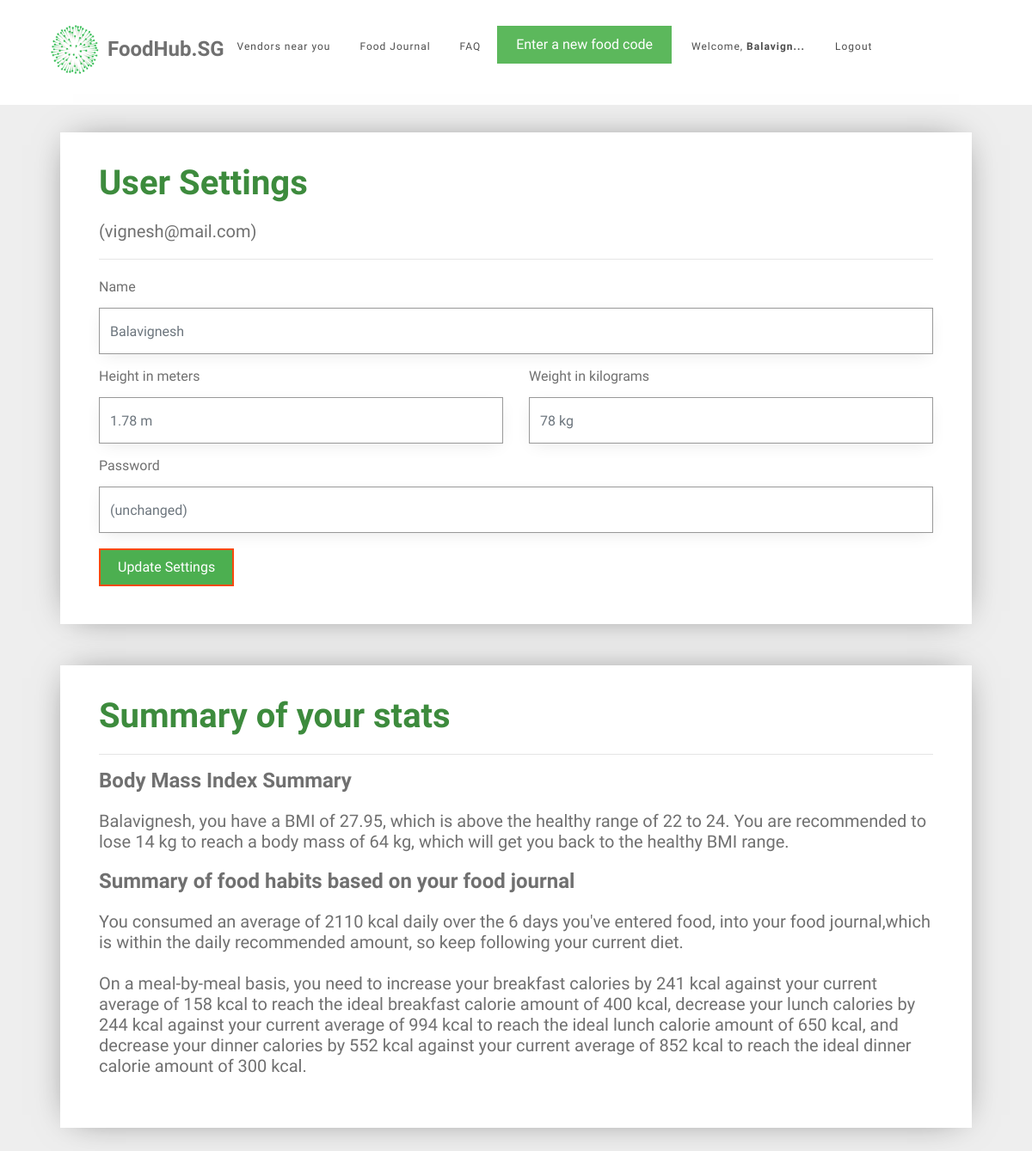
Page /user_settings (signed in) on the committed database.
### tables this page shows
CREATE TABLE user (
  id INTEGER PRIMARY KEY AUTOINCREMENT,
  name TEXT NOT NULL,
  email VARCHAR(512) UNIQUE NOT NULL,
  password TEXT NOT NULL,
  height INTEGER NOT NULL,
  weight INTEGER NOT NULL
);

### foodhubsg/user.py (the view, shortened to what this page needs)
@bp.route('/user_settings', methods=('GET', 'POST'))
@login_required
def user_settings():
    db = get_db()
    food_items = db.execute(
        'SELECT f.id, creator_id, food_name, created, calories, food_code, email'
        ' FROM food_entry f JOIN user u ON f.creator_id = u.id'
        ' WHERE f.creator_id = ? AND DATE(f.created) IN'
        ' (SELECT DISTINCT DATE(created) FROM food_entry ORDER BY datetime(created) DESC LIMIT 6)',
        (g.user['id'],),
    ).fetchall()
    users = db.execute(
        'SELECT id, name, email, password, height, weight'
        ' FROM user'
        ' WHERE id = ?',
        (g.user['id'],),
    ).fetchall()
    for user in users:
        id = user['id']
        name = user['name']
        weight = user['weight']
        height = user['height']
        email = user['email']
        password = user['password']
    bmi = weight / height ** height
    bmi = round(bmi, 2)
    all_dates = []
    food_dates = []
    calories_list = []
    breakfast_list = []
    lunch_list = []
    dinner_list = []
    snack_list = []
    user_average_calories = None
    number_of_days = None
    average_breakfast_calories = None
    average_lunch_calories = None
    average_dinner_calories = None
    average_snack_calories = None
    calories_statement = None
    breakfast_message = None
    lunch_message = None
    dinner_message = None
    snack_message = None
    ideal_weight = weight
    password_placeholder = "(unchanged)"
    if food_items == []:
        food_exists = 0
    else:
        food_exists = 1
    for food in food_items:
        food_date = food['created'].strftime('%d-%m-%y')
        all_dates.append(food_date)
    all_dates = remove_duplicates(all_dates)
    for date in all_dates:
        current_date_food = []
        current_date_calories = []
        for food in food_items:
            if date == food['created'].strftime('%d-%m-%y'):
                current_date_food.append(food)
                current_date_calories.append(food['calories'])
            else:
                continue
        food_dates.append(current_date_food)
        current_date_calories = sum(current_date_calories)
        calories_list.append(current_date_calories)
        number_of_days = len(calories_list)
        user_average_calories = int(sum(calories_list) / number_of_days)
    for food in food_items:
        if 5 <= int(food['created'].strftime('%H')) <= 10:
            breakfast_list.append(food['calories'])
            average_breakfast_calories = sum(breakfast_list) / number_of_days
        elif 11 <= int(food['created'].strftime('%H')) <= 14:
            lunch_list.append(food['calories'])
            average_lunch_calories = sum(lunch_list) / number_of_days
        elif 17 <= int(food['created'].strftime('%H')) <= 22:
            dinner_list.append(food['calories'])
            average_dinner_calories = sum(dinner_list) / number_of_days
        else:
            snack_list.append(food['calories'])
            average_snack_calories = sum(snack_list) / number_of_days
    if bmi < 22:
        while ideal_weight / height ** height < 23:
            ideal_weight = ideal_weight + 1
        lose_weight = ideal_weight - weight
        bmi_statement = "{0}, you have a BMI of {1}, which is below the healthy range of 22 to 24. You are recommended " \
                        "to gain {2} kg to reach a body mass of {3} kg, which will get you back to the healthy BMI range." \
                        .format(name, bmi, lose_weight, ideal_weight)
    elif 22 < bmi < 24:
        bmi_statement = "{0}, you have a BMI of {1}, which is exactly within the healthy BMI range. " \
                        "Keep it up!".format(name, bmi)
    elif bmi > 24:
        while ideal_weight / height ** height > 23:
            ideal_weight = ideal_weight - 1
        lose_weight = weight - ideal_weight
        bmi_statement = "{0}, you have a BMI of {1}, which is above the healthy range of 22 to 24. You are recommended " \
                        "to lose {2} kg to reach a body mass of {3} kg, which will get you back to the healthy BMI range." \
                        .format(name, bmi, lose_weight, ideal_weight)
    if user_average_calories:
        if user_average_calories < 2000:
            calories_statement = "You consumed an average of {0} kcal daily over the last {1} days you've entered food " \
                                 "into your food journal, which is below the daily recommended amount of 2500 kcal."\
                                .format(user_average_calories, number_of_days)
        elif 2000 < user_average_calories < 3000:
            calories_statement = "You consumed an average of {} kcal daily over the  {} days you've entered food, " \
                                 "into your food journal,which is within the daily recommended amount, so keep following your current diet." \
                                .format(user_average_calories, number_of_days)
        elif 2000 < user_average_calories < 3000:
            calories_statement = "You consumed an average of {} kcal daily over the last {} days you've entered food, " \
                                 "which is above the daily recommended amount of 2500 kcal." \
                                .format(user_average_calories, number_of_days)
    if average_breakfast_calories:
        if average_breakfast_calories < 350:
            increase_breakfast = int(400 - average_breakfast_calories)
            breakfast_message = "increase your breakfast calories by {} kcal against your current average of {} kcal " \
                                "to reach the ideal breakfast calorie amount of 400 kcal"\
                                .format(increase_breakfast, int(average_breakfast_calories))
        elif average_breakfast_calories > 500:
            decrease_breakfast = int(average_breakfast_calories - 400)
            breakfast_message = "decrease your breakfast calories by {} kcal against your current average of {} kcal " \
                                "to reach the ideal breakfast calorie amount of 400 kcal"\
                                .format(decrease_breakfast, int(average_breakfast_calories))
    if average_lunch_calories:
        if average_lunch_calories < 650:
            increase_lunch = int(750 - average_lunch_calories)
            lunch_message = "increase your lunch calories by {} kcal against your current average of {} kcal " \
                            "to reach the ideal lunch calorie amount of 650 kcal"\
                            .format(increase_lunch, int(average_lunch_calories))
        elif average_lunch_calories > 850:
            decrease_lunch =  int(average_lunch_calories - 750)
            lunch_message = "decrease your lunch calories by {} kcal against your current average of {} kcal " \
                            "to reach the ideal lunch calorie amount of 650 kcal"\
                            .format(decrease_lunch, int(average_lunch_calories))
    if average_dinner_calories:
        if average_dinner_calories < 275:
            increase_dinner = int(300 - average_dinner_calories)
            dinner_message = "increase your dinner calories by {} kcal against your current average of {} kcal " \
                            "to reach the ideal dinner calorie amount of 300 kcal"\
                            .format(increase_dinner, int(average_dinner_calories))
        elif average_dinner_calories > 350:
            decrease_dinner =  int(average_dinner_calories - 300)
            dinner_message = "decrease your dinner calories by {} kcal against your current average of {} kcal " \
                            "to reach the ideal dinner calorie amount of 300 kcal"\
                            .format(decrease_dinner, int(average_dinner_calories))
    if average_snack_calories:
        if average_snack_calories > 300:
            snack_message = "decrease your out-of-schedule snack intake"
    messages = [breakfast_message, lunch_message, dinner_message, snack_message]
    messages = list(filter(None.__ne__, messages))
    meal_message = "On a meal-by-meal basis, you need to "
    num_messages = len(messages)
    if messages != []:
        for i in range(num_messages):
            if i != num_messages - 2 and i != num_messages - 1:
                meal_message += messages[i] + ", "
            elif i == num_messages - 2:
                meal_message += messages[i] + ", and "
            elif i == num_messages - 1:
                meal_message += messages[i] + "."
    else:
        meal_message += "maintain your current diet because you're consuming the correct amount of calories per meal."
    return render_template('user/user_settings.html',
                           name=name, weight=weight, height=height, email=email, password=password, bmi_statement=bmi_statement,
                           calories_statement=calories_statement, number_of_days=number_of_days,
                           food_exists=food_exists, password_placeholder=password_placeholder, meal_message=meal_message)

### foodhubsg/auth.py (called while the page is built)
def login_required(view):
    @functools.wraps(view)
    def wrapped_view(**kwargs):
        if g.user is None:
            return redirect(url_for('auth.login'))
        return view(**kwargs)
    return wrapped_view

@bp.before_app_request
def load_logged_in_user():
    user_id = session.get('user_id')
    if user_id is None:
        g.user = None
    else:
        g.user = get_db().execute(
            'SELECT * FROM user WHERE id = ?', (user_id,)
        ).fetchone()

### foodhubsg/db.py (called while the page is built)
def get_db():
    if 'db' not in g:
        g.db = sqlite3.connect(
            current_app.config['DATABASE'],
            detect_types=sqlite3.PARSE_DECLTYPES
        )
        g.db.row_factory = sqlite3.Row
    return g.db

### foodhubsg/user.py (called while the page is built)
def remove_duplicates(values):
    output = []
    seen = set()
    for value in values:
        if value not in seen:
            output.append(value)
            seen.add(value)
    return output

### foodhubsg/templates/user/user_settings.html (shortened to what this page needs)
{% extends 'base.html' %}
{% block content %}
<div id="colorlib-container">
    <div class="container">
        <div class="box1">
        <div class="row row-pb-md">
            <div class="col-md-12">
                <header>
                    <h1 class="font_color"><b>User Settings</b></h1>
                    <h5>({{ email }})</h5>
                    <hr>
                </header>
                <form method="post">
                    <div class="row form-group">
                        <div class="col-md-12">
                            <label>Name</label>
                            <input name="name" id="name" class="form-control" placeholder="{{ g.user['name'] }}">
                        </div>
                    </div>
                    <div class="row form-group">
                        <div class="col-md-6">
                            <label>Height in meters</label>
                            <input name="height" id="height" type="number" step="0.01" class="form-control" placeholder="{{ g.user['height'] }} m">
                        </div>
                        <div class="col-md-6">
                            <label>Weight in kilograms</label>
                            <input name="weight" id="weight" type="number" step="0.01" class="form-control" placeholder="{{ g.user['weight'] }} kg">
                        </div>
                    </div>
                    <div class="row form-group">
                        <div class="col-md-12">
                            <label>Password</label>
                            <input name="password" id="password" type="password" class="form-control" placeholder="{{ password_placeholder }}">
                        </div>
                    </div>
                    <input type="submit" value="Update Settings" class="btn btn-primary" style="background-color: #4CAF50; margin-top: 0.5em">
                </form>
            </div>
        </div>
        </div>
        <div class="box1">
        <div class="row row-pb-md">
            <div class="col-md-12">
                <header id="summary-header">
                    <h1 class="font_color"><b>Summary of your stats</b></h1>
                    <hr>
                </header>
                <h4><b>Body Mass Index Summary</b></h4>
                <h5>{{ bmi_statement }}</h5>
                <h4><b>Summary of food habits based on your food journal</b></h4>
                {% if food_exists == 0 %}
                    <h5>You have not added any food to the journal yet, so there isn't a summary available yet!</h5>
                {% else %}
                    <h5>
                        {{ calories_statement }}
                        <br>
                        <br>
                        {{ meal_message }}
                    </h5>
                {% endif %}
            </div>
        </div>
        </div>
    </div>
</div>
{% endblock %}

### foodhubsg/static/css/style.css (style rules this page uses)
.box1 { background: #ffffff; padding: 20px; box-shadow: 0 0 40px -15px rgba(0,0,0,0.75); }
.font_color { color: #3d8b3d; }
h1, h2, h3, h4, h5, h6, figure { color: #707070; font-weight: 400; margin: 0 0 20px 0; }
#colorlib-container, #colorlib-instagram, #colorlib-about, #colorlib-contact, #colorlib-footer { padding: 2em 0; clear: both; }
.form-control { -webkit-box-shadow: none; -moz-box-shadow: none; -ms-box-shadow: none; -o-box-shadow: none; box-shadow: none; border: none; font-size: 16px !important; font-weight: 300; -webkit-border-radius: 0px; -moz-border-radius: 0px; -ms-border-radius: 0px; border-radius: 0px; }
.form-group { margin-bottom: 10px; }
.btn { margin-right: 4px; margin-bottom: 4px; font-size: 16px; font-weight: 400; -webkit-border-radius: 30px; -moz-border-radius: 30px; -ms-border-radius: 30px; border-radius: 30px; -webkit-transition: 0.5s; -o-transition: 0.5s; transition: 0.5s; padding: 8px 20px; }
.btn-primary { background: #F6490D; color: #fff; border: 2px solid #F6490D; }
.form-control { -webkit-box-shadow: none; box-shadow: none; background: transparent; border: 1px solid rgba(0, 0, 0, 0.1); height: 54px; font-size: 18px; font-weight: 300; }
.row-pb-md { padding: 2em !important; }
.btn-primary { border-radius: 0; }
.btn { border-radius: 0; }
.form-control { border-width: 0.2px; border-color: #999999; box-shadow: 0 5px 20px -5px rgba(0,0,0,0.1); }
.box1 { background: #ffffff; padding: 0.5em; margin-bottom: 3em; box-shadow: 0 0 40px -15px rgba(0,0,0,0.6); }
.row.row-pb-md { margin: -5px -10px 0 -10px; }
.container { padding-right: 2.5em; padding-left: 2.5em; }

### rows in the picture
user: email "vignesh@mail.com", name "Balavignesh", height "1.78 m", weight "78 kg"

### other values in the picture
{{ bmi_statement }} "Balavignesh, you have a BMI of 27.95, which is above the healthy range of 22 to 24. You are recommended to lose 14 kg to reach a body mass of 64 kg, which will get you back to the healthy BMI range."
{{ calories_statement }} "You consumed an average of 2110 kcal daily over the 6 days you've entered food, into your food journal,which is within the daily recommended amount, so keep following your current diet."
